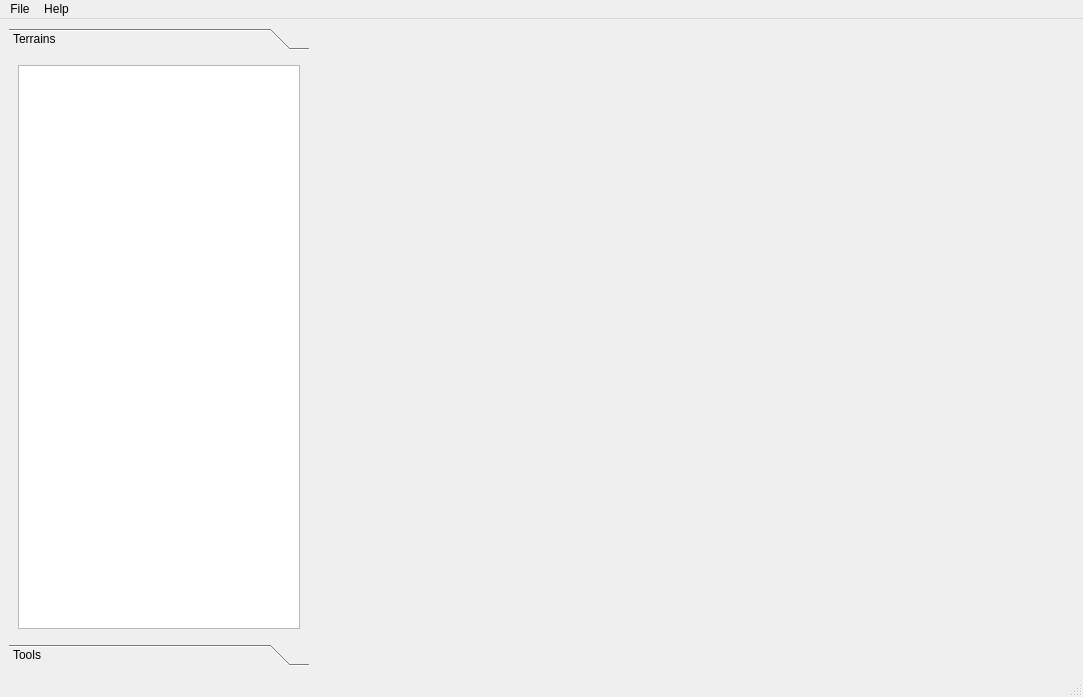
<?xml version="1.0" encoding="UTF-8"?>
<ui version="4.0">
 <class>MainForm</class>
 <widget class="QMainWindow" name="MainForm">
  <property name="geometry">
   <rect>
    <x>0</x>
    <y>0</y>
    <width>1083</width>
    <height>697</height>
   </rect>
  </property>
  <widget class="QWidget" name="centralwidget">
   <layout class="QHBoxLayout" name="horizontalLayout_2">
    <item>
     <widget class="QToolBox" name="toolBox">
      <property name="minimumSize">
       <size>
        <width>300</width>
        <height>0</height>
       </size>
      </property>
      <property name="maximumSize">
       <size>
        <width>300</width>
        <height>16777215</height>
       </size>
      </property>
      <widget class="QWidget" name="page_0">
       <property name="geometry">
        <rect>
         <x>0</x>
         <y>0</y>
         <width>300</width>
         <height>584</height>
        </rect>
       </property>
       <attribute name="label">
        <string>Terrains</string>
       </attribute>
       <layout class="QVBoxLayout" name="verticalLayout">
        <item>
         <widget class="QListWidget" name="terrainListWidget"/>
        </item>
       </layout>
      </widget>
      <widget class="QWidget" name="page_1">
       <property name="geometry">
        <rect>
         <x>0</x>
         <y>0</y>
         <width>300</width>
         <height>584</height>
        </rect>
       </property>
       <attribute name="label">
        <string>Tools</string>
       </attribute>
       <layout class="QVBoxLayout" name="verticalLayout_3">
        <item>
         <widget class="QListWidget" name="toolsListWidget"/>
        </item>
       </layout>
      </widget>
     </widget>
    </item>
    <item>
     <widget class="map_info::MapAreaWidget" name="mapArea" native="true">
      <property name="minimumSize">
       <size>
        <width>300</width>
        <height>300</height>
       </size>
      </property>
     </widget>
    </item>
   </layout>
  </widget>
  <widget class="QMenuBar" name="menubar">
   <property name="geometry">
    <rect>
     <x>0</x>
     <y>0</y>
     <width>1083</width>
     <height>21</height>
    </rect>
   </property>
   <widget class="QMenu" name="menuFile">
    <property name="title">
     <string>File</string>
    </property>
    <addaction name="actionNew"/>
    <addaction name="separator"/>
    <addaction name="actionLoad"/>
    <addaction name="actionSave"/>
    <addaction name="separator"/>
    <addaction name="actionExit"/>
   </widget>
   <widget class="QMenu" name="menuHelp">
    <property name="title">
     <string>Help</string>
    </property>
    <addaction name="actionAbout"/>
   </widget>
   <addaction name="menuFile"/>
   <addaction name="menuHelp"/>
  </widget>
  <widget class="QStatusBar" name="statusbar"/>
  <action name="actionNew">
   <property name="text">
    <string>New</string>
   </property>
   <property name="shortcut">
    <string>Ctrl+N</string>
   </property>
  </action>
  <action name="actionLoad">
   <property name="text">
    <string>Load</string>
   </property>
   <property name="shortcut">
    <string>Ctrl+L</string>
   </property>
  </action>
  <action name="actionSave">
   <property name="text">
    <string>Save</string>
   </property>
   <property name="shortcut">
    <string>Ctrl+S</string>
   </property>
  </action>
  <action name="actionExit">
   <property name="text">
    <string>Exit</string>
   </property>
   <property name="shortcut">
    <string>Ctrl+Q</string>
   </property>
  </action>
  <action name="actionAbout">
   <property name="text">
    <string>About</string>
   </property>
  </action>
 </widget>
 <customwidgets>
  <customwidget>
   <class>map_info::MapAreaWidget</class>
   <extends>QWidget</extends>
   <header location="global">MapAreaWidget.h</header>
   <container>1</container>
  </customwidget>
 </customwidgets>
 <resources/>
 <connections>
  <connection>
   <sender>actionNew</sender>
   <signal>triggered()</signal>
   <receiver>MainForm</receiver>
   <slot>FileNew()</slot>
   <hints>
    <hint type="sourcelabel">
     <x>-1</x>
     <y>-1</y>
    </hint>
    <hint type="destinationlabel">
     <x>399</x>
     <y>299</y>
    </hint>
   </hints>
  </connection>
  <connection>
   <sender>terrainListWidget</sender>
   <signal>currentItemChanged(QListWidgetItem*,QListWidgetItem*)</signal>
   <receiver>MainForm</receiver>
   <slot>CurrentItemChanged(QListWidgetItem*,QListWidgetItem*)</slot>
   <hints>
    <hint type="sourcelabel">
     <x>53</x>
     <y>104</y>
    </hint>
    <hint type="destinationlabel">
     <x>0</x>
     <y>108</y>
    </hint>
   </hints>
  </connection>
  <connection>
   <sender>toolBox</sender>
   <signal>currentChanged(int)</signal>
   <receiver>MainForm</receiver>
   <slot>CurrentToolboxItemChanged(int)</slot>
   <hints>
    <hint type="sourcelabel">
     <x>80</x>
     <y>47</y>
    </hint>
    <hint type="destinationlabel">
     <x>2</x>
     <y>476</y>
    </hint>
   </hints>
  </connection>
  <connection>
   <sender>actionSave</sender>
   <signal>triggered()</signal>
   <receiver>MainForm</receiver>
   <slot>FileSave()</slot>
   <hints>
    <hint type="sourcelabel">
     <x>-1</x>
     <y>-1</y>
    </hint>
    <hint type="destinationlabel">
     <x>463</x>
     <y>297</y>
    </hint>
   </hints>
  </connection>
  <connection>
   <sender>actionLoad</sender>
   <signal>triggered()</signal>
   <receiver>MainForm</receiver>
   <slot>FileLoad()</slot>
   <hints>
    <hint type="sourcelabel">
     <x>-1</x>
     <y>-1</y>
    </hint>
    <hint type="destinationlabel">
     <x>463</x>
     <y>297</y>
    </hint>
   </hints>
  </connection>
  <connection>
   <sender>actionExit</sender>
   <signal>triggered()</signal>
   <receiver>MainForm</receiver>
   <slot>close()</slot>
   <hints>
    <hint type="sourcelabel">
     <x>-1</x>
     <y>-1</y>
    </hint>
    <hint type="destinationlabel">
     <x>463</x>
     <y>297</y>
    </hint>
   </hints>
  </connection>
  <connection>
   <sender>actionAbout</sender>
   <signal>triggered()</signal>
   <receiver>MainForm</receiver>
   <slot>HelpAbout()</slot>
   <hints>
    <hint type="sourcelabel">
     <x>-1</x>
     <y>-1</y>
    </hint>
    <hint type="destinationlabel">
     <x>463</x>
     <y>297</y>
    </hint>
   </hints>
  </connection>
  <connection>
   <sender>toolsListWidget</sender>
   <signal>currentItemChanged(QListWidgetItem*,QListWidgetItem*)</signal>
   <receiver>MainForm</receiver>
   <slot>CurrentItemChanged(QListWidgetItem*,QListWidgetItem*)</slot>
   <hints>
    <hint type="sourcelabel">
     <x>153</x>
     <y>340</y>
    </hint>
    <hint type="destinationlabel">
     <x>463</x>
     <y>297</y>
    </hint>
   </hints>
  </connection>
 </connections>
 <slots>
  <slot>FileNew()</slot>
  <slot>CurrentItemChanged(QListWidgetItem*,QListWidgetItem*)</slot>
  <slot>CurrentToolboxItemChanged(int)</slot>
  <slot>FileSave()</slot>
  <slot>FileLoad()</slot>
  <slot>FileExit()</slot>
  <slot>HelpAbout()</slot>
 </slots>
</ui>
